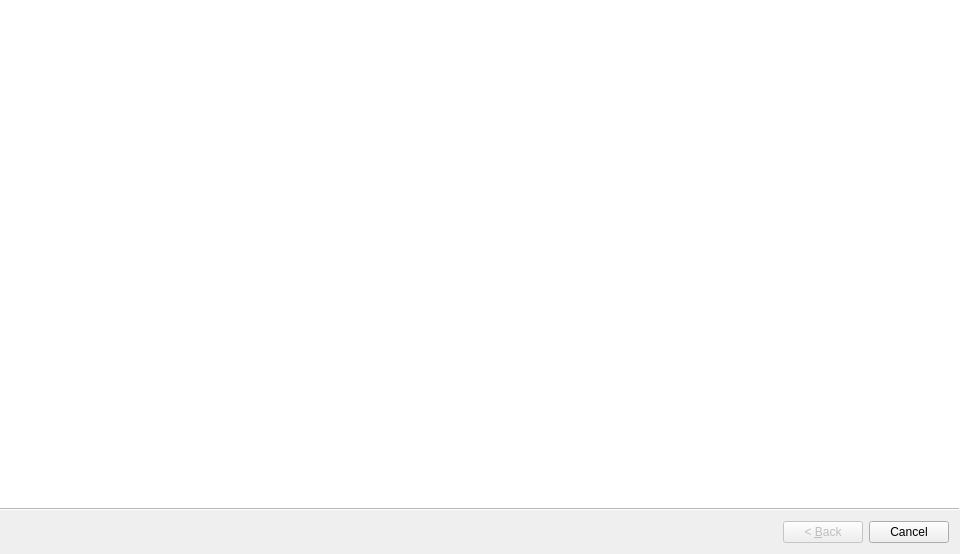
<?xml version="1.0" encoding="UTF-8"?>
<ui version="4.0">
 <class>InitialSetupWizard</class>
 <widget class="QWizard" name="InitialSetupWizard">
  <property name="geometry">
   <rect>
    <x>0</x>
    <y>0</y>
    <width>960</width>
    <height>554</height>
   </rect>
  </property>
  <property name="windowTitle">
   <string>Wizard</string>
  </property>
  <property name="wizardStyle">
   <enum>QWizard::ModernStyle</enum>
  </property>
 </widget>
 <resources/>
 <connections/>
</ui>
